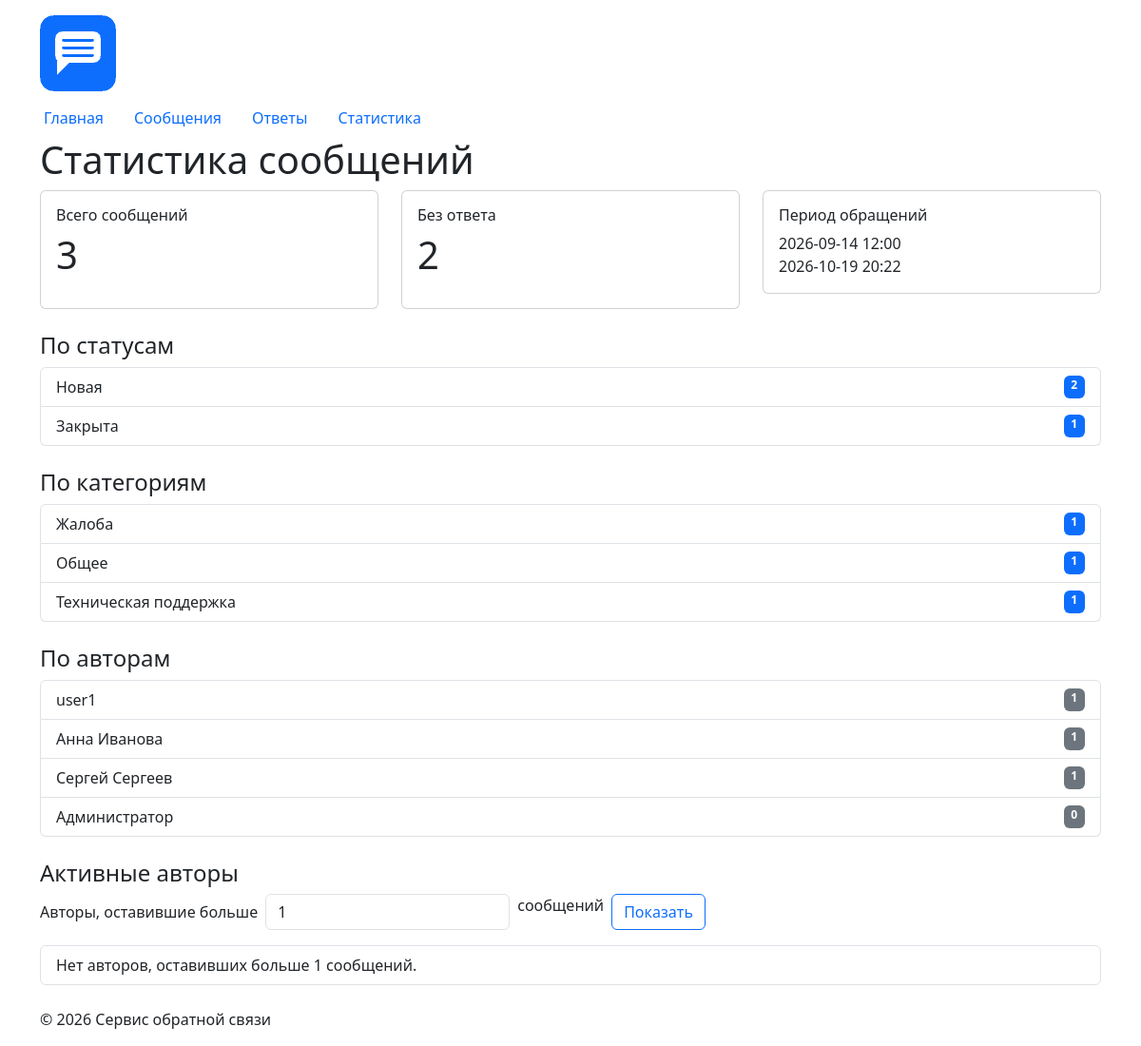
/messages/statistics/, run on the app's committed database.
### feedback/views.py (the view)
# urls.py: path("statistics/", views.statistics, name="statistics"),
def statistics(request):
    try:
        more_than = max(int(request.GET.get("more_than", "1")), 0)
    except ValueError:
        more_than = 1
    context = {
        "total": _fetch_one(TOTAL_SQL),
        "unanswered_count": _fetch_one(UNANSWERED_COUNT_SQL),
        "by_status": _fetch_all(BY_STATUS_SQL),
        "by_category": _fetch_all(BY_CATEGORY_SQL),
        "by_author": _fetch_all(BY_AUTHOR_SQL),
        "more_than": more_than,
        "active_authors": _fetch_all(ACTIVE_AUTHORS_SQL, [more_than]),
    }
    return render(
        request,
        "feedback/statistics.html",
        context,
    )

### db/database.py (called while the page is built)
def get_connection(create=False):
    if not create and not Path(DB_PATH).exists():
        raise FileNotFoundError(
            f"База данных {DB_PATH} не найдена. Создайте её командой: "
            "python -m db.import_json"
        )
    conn = sqlite3.connect(DB_PATH)
    conn.execute("PRAGMA foreign_keys = ON")
    conn.create_function("lower_u", 1, _lower_u, deterministic=True)
    return conn

### feedback/views.py (called while the page is built)
def _fetch_all(sql, params=()):
    conn = get_connection()
    conn.row_factory = sqlite3.Row
    try:
        return conn.execute(sql, params).fetchall()
    finally:
        conn.close()

def _fetch_one(sql, params=()):
    conn = get_connection()
    conn.row_factory = sqlite3.Row
    try:
        return conn.execute(sql, params).fetchone()
    finally:
        conn.close()

### feedback/templates/feedback/statistics.html (shortened to what this page needs)
{% extends "base.html" %}
{% block content %}
    <h1>Статистика сообщений</h1>
    <div class="row mb-4">
        <div class="col-md-4">
            <div class="card statistics-item">
                <div class="card-body">
                    <h2 class="h6">Всего сообщений</h2>
                    <p class="display-6">{{ total.messages_count }}</p>
                </div>
            </div>
        </div>
        <div class="col-md-4">
            <div class="card statistics-item">
                <div class="card-body">
                    <h2 class="h6">Без ответа</h2>
                    <p class="display-6">{{ unanswered_count.unanswered_count }}</p>
                </div>
            </div>
        </div>
        <div class="col-md-4">
            <div class="card statistics-item">
                <div class="card-body">
                    <h2 class="h6">Период обращений</h2>
                    <p class="mb-0">
                        {{ total.first_message|default:"—" }}<br>
                        {{ total.last_message|default:"—" }}
                    </p>
                </div>
            </div>
        </div>
    </div>
    <h2 class="h4">По статусам</h2>
    <ul class="list-group mb-4">
        {% for item in by_status %}
            <li class="list-group-item d-flex justify-content-between">
                <span>{{ item.status|capfirst }}</span>
                <span class="badge bg-primary">{{ item.messages_count }}</span>
            </li>
        {% empty %}
            <li class="list-group-item">Данные отсутствуют.</li>
        {% endfor %}
    </ul>
    <h2 class="h4">По категориям</h2>
    <ul class="list-group mb-4">
        {% for item in by_category %}
            <li class="list-group-item d-flex justify-content-between">
                <span>{{ item.category }}</span>
                <span class="badge bg-primary">{{ item.messages_count }}</span>
            </li>
        {% empty %}
            <li class="list-group-item">Данные отсутствуют.</li>
        {% endfor %}
    </ul>
    <h2 class="h4">По авторам</h2>
    <ul class="list-group mb-4">
        {% for item in by_author %}
            <li class="list-group-item d-flex justify-content-between">
                <span>{{ item.author_name }}</span>
                <span class="badge bg-secondary">{{ item.messages_count }}</span>
            </li>
        {% empty %}
            <li class="list-group-item">Данные отсутствуют.</li>
        {% endfor %}
    </ul>
    <h2 class="h4">Активные авторы</h2>
    <form method="get" class="row g-2 mb-3">
        <div class="col-auto">
            <label for="more_than" class="col-form-label">
                Авторы, оставившие больше
            </label>
        </div>
        <div class="col-auto">
            <input
                type="number"
                min="0"
                id="more_than"
                name="more_than"
                value="{{ more_than }}"
                class="form-control"
            >
        </div>
        <div class="col-auto">
            <span class="col-form-label">сообщений</span>
        </div>
        <div class="col-auto">
            <button type="submit" class="btn btn-outline-primary">Показать</button>
        </div>
    </form>
    <ul class="list-group">
        {% for item in active_authors %}
            <li class="list-group-item d-flex justify-content-between">
                <span>{{ item.author_name }}</span>
                <span class="badge bg-success">{{ item.messages_count }}</span>
            </li>
        {% empty %}
            <li class="list-group-item">
                Нет авторов, оставивших больше {{ more_than }} сообщений.
            </li>
        {% endfor %}
    </ul>
{% endblock %}

### templates/base.html (shortened to what this page needs)
{% load static %}
<!DOCTYPE html>
<html lang="ru">
<head>
    <link
        rel="stylesheet"
        href="https://cdn.jsdelivr.net/npm/bootstrap@5.3.3/dist/css/bootstrap.min.css"
    >
    <link
        rel="stylesheet"
        href="{% static 'homepage/css/style.css' %}"
    >
</head>
<body>
    <div class="container">
        <img
            src="{% static 'homepage/img/logo.png' %}"
            alt="Сервис обратной связи"
            class="feedback-logo"
        >
    </div>
    {% include "includes/navigation.html" %}
    <main class="container">
        {% block content %}
        {% endblock %}
    </main>
    <footer class="container mt-4 mb-3">
        <p>
            © <span id="current-year"></span> Сервис обратной связи
        </p>
    </footer>
</body>
</html>

### templates/includes/navigation.html
<nav class="nav container">
    <a class="nav-link" href="{% url 'homepage:index' %}">Главная</a>
    <a class="nav-link" href="{% url 'feedback:list' %}">Сообщения</a>
    <a class="nav-link" href="{% url 'responses:list' %}">Ответы</a>
    <a class="nav-link" href="{% url 'feedback:statistics' %}">Статистика</a>
</nav>

### homepage/static/homepage/css/style.css (style rules this page uses)
body { min-height: 100vh; }
.feedback-logo { width: 80px; height: auto; margin: 1rem 0 0.5rem; }

### data on the page
messages: category "Жалоба", messages_count "1"
messages: category "Общее", messages_count "1"
messages: category "Техническая поддержка", messages_count "1"
users: author_name "user1", messages_count "1"
users: author_name "Анна Иванова", messages_count "1"
users: author_name "Сергей Сергеев", messages_count "1"
users: author_name "Администратор", messages_count "0"

### other printed values
{{ total.messages_count }} "3"
{{ unanswered_count.unanswered_count }} "2"
{{ total.first_message|default:"—" }} "2026-09-14 12:00"
{{ total.last_message|default:"—" }} "2026-10-19 20:22"
{{ item.status|capfirst }} "Новая" "Закрыта"
{{ item.messages_count }} "2" "1"
{{ more_than }} "1"
